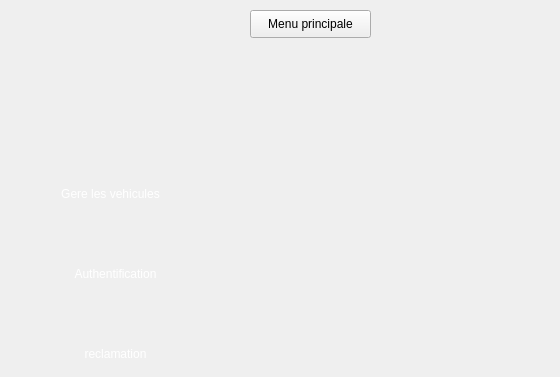
    <widget class="QWidget" name="auth">
     <widget class="QLabel" name="selected2_18">
      <property name="geometry">
       <rect>
        <x>-10</x>
        <y>250</y>
        <width>231</width>
        <height>51</height>
       </rect>
      </property>
      <property name="styleSheet">
       <string notr="true">
background-color: transparent;
background: none;
	border-image: url(:/selected2.png);
border: none;
background-repeat: none;
</string>
      </property>
      <property name="text">
       <string/>
      </property>
     </widget>
     <widget class="QPushButton" name="b_vehicules">
      <property name="geometry">
       <rect>
        <x>30</x>
        <y>180</y>
        <width>161</width>
        <height>28</height>
       </rect>
      </property>
      <property name="styleSheet">
       <string notr="true">

background-color: transparent;
	font: 10pt &quot;Segoe UI Historic&quot;;
	color: rgb(255, 255, 255);
background: none;
border: none;
background-repeat none;
</string>
      </property>
      <property name="text">
       <string>Gere les vehicules</string>
      </property>
     </widget>
     <widget class="QPushButton" name="pushButton_17">
      <property name="geometry">
       <rect>
        <x>30</x>
        <y>260</y>
        <width>171</width>
        <height>28</height>
       </rect>
      </property>
      <property name="styleSheet">
       <string notr="true">

background-color: transparent;
	font: 10pt &quot;Segoe UI Historic&quot;;
	color: rgb(255, 255, 255);
background: none;
border: none;
background-repeat: none;
</string>
      </property>
      <property name="text">
       <string>Authentification</string>
      </property>
     </widget>
     <widget class="QPushButton" name="a_ajouter">
      <property name="geometry">
       <rect>
        <x>360</x>
        <y>180</y>
        <width>191</width>
        <height>141</height>
       </rect>
      </property>
      <property name="styleSheet">
       <string notr="true">background-color: transparent;
background: none;
border: none;
background-repeat: none;
color : white;
image: url(:/icon-ajout2.psd);</string>
      </property>
      <property name="text">
       <string/>
      </property>
     </widget>
     <widget class="QPushButton" name="pushButton_90">
      <property name="geometry">
       <rect>
        <x>250</x>
        <y>10</y>
        <width>121</width>
        <height>28</height>
       </rect>
      </property>
      <property name="text">
       <string>Menu principale</string>
      </property>
     </widget>
     <widget class="QPushButton" name="pushButton_160">
      <property name="geometry">
       <rect>
        <x>30</x>
        <y>340</y>
        <width>171</width>
        <height>28</height>
       </rect>
      </property>
      <property name="styleSheet">
       <string notr="true">

background-color: transparent;
	font: 10pt &quot;Segoe UI Historic&quot;;
	color: rgb(255, 255, 255);
background: none;
border: none;
background-repeat: none;
</string>
      </property>
      <property name="text">
       <string>reclamation</string>
      </property>
     </widget>
    </widget>
